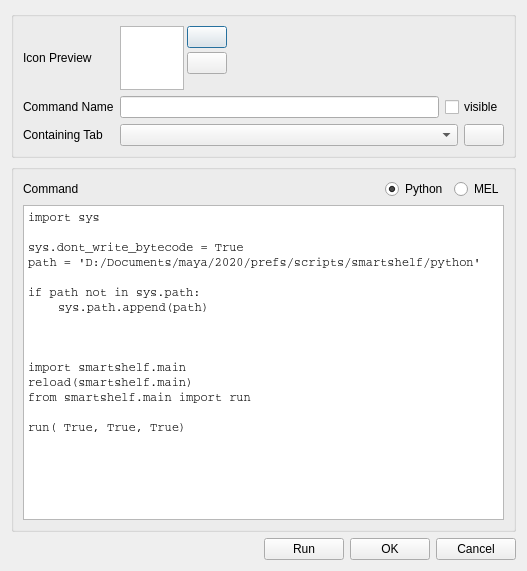
<?xml version="1.0" encoding="UTF-8"?>
<ui version="4.0">
 <class>iconCreationDialog</class>
 <widget class="QDialog" name="iconCreationDialog">
  <property name="geometry">
   <rect>
    <x>0</x>
    <y>0</y>
    <width>527</width>
    <height>571</height>
   </rect>
  </property>
  <property name="windowTitle">
   <string>Dialog</string>
  </property>
  <layout class="QVBoxLayout" name="verticalLayout">
   <item>
    <widget class="QGroupBox" name="groupBox">
     <property name="sizePolicy">
      <sizepolicy hsizetype="Preferred" vsizetype="Maximum">
       <horstretch>0</horstretch>
       <verstretch>0</verstretch>
      </sizepolicy>
     </property>
     <property name="title">
      <string/>
     </property>
     <layout class="QHBoxLayout" name="horizontalLayout">
      <property name="spacing">
       <number>6</number>
      </property>
      <property name="leftMargin">
       <number>9</number>
      </property>
      <property name="topMargin">
       <number>9</number>
      </property>
      <property name="rightMargin">
       <number>9</number>
      </property>
      <property name="bottomMargin">
       <number>9</number>
      </property>
      <item>
       <layout class="QFormLayout" name="formLayout">
        <item row="0" column="0">
         <widget class="QLabel" name="iconPreviewLabel">
          <property name="sizePolicy">
           <sizepolicy hsizetype="Preferred" vsizetype="Expanding">
            <horstretch>0</horstretch>
            <verstretch>0</verstretch>
           </sizepolicy>
          </property>
          <property name="text">
           <string>Icon Preview</string>
          </property>
         </widget>
        </item>
        <item row="0" column="1">
         <widget class="QWidget" name="iconPreviewWidget" native="true">
          <layout class="QHBoxLayout" name="horizontalLayout_6">
           <property name="spacing">
            <number>0</number>
           </property>
           <property name="leftMargin">
            <number>0</number>
           </property>
           <property name="topMargin">
            <number>0</number>
           </property>
           <property name="rightMargin">
            <number>0</number>
           </property>
           <property name="bottomMargin">
            <number>0</number>
           </property>
           <item>
            <layout class="QHBoxLayout" name="horizontalLayout_3">
             <property name="spacing">
              <number>3</number>
             </property>
             <item>
              <widget class="IconThumbnail" name="iconThumbnail">
               <property name="sizePolicy">
                <sizepolicy hsizetype="Expanding" vsizetype="Expanding">
                 <horstretch>0</horstretch>
                 <verstretch>0</verstretch>
                </sizepolicy>
               </property>
               <property name="minimumSize">
                <size>
                 <width>64</width>
                 <height>64</height>
                </size>
               </property>
               <property name="maximumSize">
                <size>
                 <width>64</width>
                 <height>64</height>
                </size>
               </property>
              </widget>
             </item>
             <item>
              <layout class="QVBoxLayout" name="verticalLayout_5">
               <property name="spacing">
                <number>0</number>
               </property>
               <item>
                <widget class="FlatButton" name="browseFolderButton">
                 <property name="text">
                  <string/>
                 </property>
                 <property name="icon">
                  <iconset resource="../resource/resource.qrc">
                   <normaloff>:/icon/changeDirectory.png</normaloff>:/icon/changeDirectory.png</iconset>
                 </property>
                 <property name="iconSize">
                  <size>
                   <width>14</width>
                   <height>16</height>
                  </size>
                 </property>
                </widget>
               </item>
               <item>
                <spacer name="verticalSpacer_2">
                 <property name="orientation">
                  <enum>Qt::Vertical</enum>
                 </property>
                 <property name="sizeType">
                  <enum>QSizePolicy::Fixed</enum>
                 </property>
                 <property name="sizeHint" stdset="0">
                  <size>
                   <width>20</width>
                   <height>4</height>
                  </size>
                 </property>
                </spacer>
               </item>
               <item>
                <widget class="FlatButton" name="pushButton_8">
                 <property name="text">
                  <string/>
                 </property>
                 <property name="icon">
                  <iconset resource="../resource/resource.qrc">
                   <normaloff>:/icon/changeCollection.png</normaloff>:/icon/changeCollection.png</iconset>
                 </property>
                 <property name="iconSize">
                  <size>
                   <width>14</width>
                   <height>16</height>
                  </size>
                 </property>
                </widget>
               </item>
               <item>
                <widget class="QWidget" name="widget" native="true"/>
               </item>
              </layout>
             </item>
             <item>
              <spacer name="horizontalSpacer_3">
               <property name="orientation">
                <enum>Qt::Horizontal</enum>
               </property>
               <property name="sizeHint" stdset="0">
                <size>
                 <width>40</width>
                 <height>20</height>
                </size>
               </property>
              </spacer>
             </item>
            </layout>
           </item>
          </layout>
         </widget>
        </item>
        <item row="1" column="0">
         <widget class="QLabel" name="shortcutNameLabel_2">
          <property name="text">
           <string>Command Name</string>
          </property>
         </widget>
        </item>
        <item row="1" column="1">
         <widget class="QWidget" name="shortcutNameWidget" native="true">
          <layout class="QHBoxLayout" name="horizontalLayout_2">
           <property name="leftMargin">
            <number>0</number>
           </property>
           <property name="topMargin">
            <number>0</number>
           </property>
           <property name="rightMargin">
            <number>0</number>
           </property>
           <property name="bottomMargin">
            <number>0</number>
           </property>
           <item>
            <widget class="QLineEdit" name="nameEdit"/>
           </item>
           <item>
            <widget class="QCheckBox" name="checkBox">
             <property name="text">
              <string>visible</string>
             </property>
            </widget>
           </item>
          </layout>
         </widget>
        </item>
        <item row="2" column="0">
         <widget class="QLabel" name="containingTabLabel_2">
          <property name="text">
           <string>Containing Tab</string>
          </property>
         </widget>
        </item>
        <item row="2" column="1">
         <widget class="QWidget" name="containingTabWidget" native="true">
          <layout class="QHBoxLayout" name="horizontalLayout_8">
           <property name="leftMargin">
            <number>0</number>
           </property>
           <property name="topMargin">
            <number>0</number>
           </property>
           <property name="rightMargin">
            <number>0</number>
           </property>
           <property name="bottomMargin">
            <number>0</number>
           </property>
           <item>
            <layout class="QHBoxLayout" name="horizontalLayout_7">
             <item>
              <widget class="QComboBox" name="containingTabComboBox">
               <property name="sizePolicy">
                <sizepolicy hsizetype="Expanding" vsizetype="Fixed">
                 <horstretch>0</horstretch>
                 <verstretch>0</verstretch>
                </sizepolicy>
               </property>
              </widget>
             </item>
             <item>
              <widget class="FlatButton" name="addTabButton">
               <property name="sizePolicy">
                <sizepolicy hsizetype="Minimum" vsizetype="Fixed">
                 <horstretch>0</horstretch>
                 <verstretch>0</verstretch>
                </sizepolicy>
               </property>
               <property name="text">
                <string/>
               </property>
               <property name="icon">
                <iconset resource="../resource/resource.qrc">
                 <normaloff>:/icon/plus.png</normaloff>:/icon/plus.png</iconset>
               </property>
              </widget>
             </item>
            </layout>
           </item>
          </layout>
         </widget>
        </item>
       </layout>
      </item>
     </layout>
    </widget>
   </item>
   <item>
    <widget class="QGroupBox" name="groupBox_2">
     <property name="title">
      <string/>
     </property>
     <layout class="QVBoxLayout" name="verticalLayout_4">
      <item>
       <layout class="QHBoxLayout" name="horizontalLayout_4">
        <item>
         <widget class="QLabel" name="label_2">
          <property name="text">
           <string>Command</string>
          </property>
         </widget>
        </item>
        <item>
         <spacer name="horizontalSpacer">
          <property name="orientation">
           <enum>Qt::Horizontal</enum>
          </property>
          <property name="sizeHint" stdset="0">
           <size>
            <width>40</width>
            <height>20</height>
           </size>
          </property>
         </spacer>
        </item>
        <item>
         <widget class="QRadioButton" name="pythonButton">
          <property name="text">
           <string>Python</string>
          </property>
          <property name="checked">
           <bool>true</bool>
          </property>
         </widget>
        </item>
        <item>
         <widget class="QRadioButton" name="melButton">
          <property name="text">
           <string>MEL</string>
          </property>
         </widget>
        </item>
       </layout>
      </item>
      <item>
       <widget class="CodePlainTextEdit" name="codeTextEdit">
        <property name="font">
         <font>
          <family>Courier</family>
          <pointsize>9</pointsize>
         </font>
        </property>
        <property name="lineWrapMode">
         <enum>QPlainTextEdit::NoWrap</enum>
        </property>
        <property name="plainText">
         <string>import sys

sys.dont_write_bytecode = True
path = 'D:/Documents/maya/2020/prefs/scripts/smartshelf/python'

if path not in sys.path:
	sys.path.append(path)



import smartshelf.main
reload(smartshelf.main)
from smartshelf.main import run

run( True, True, True)</string>
        </property>
        <property name="tabStopWidth">
         <number>30</number>
        </property>
       </widget>
      </item>
     </layout>
    </widget>
   </item>
   <item>
    <layout class="QHBoxLayout" name="horizontalLayout_5">
     <item>
      <spacer name="horizontalSpacer_2">
       <property name="orientation">
        <enum>Qt::Horizontal</enum>
       </property>
       <property name="sizeHint" stdset="0">
        <size>
         <width>40</width>
         <height>20</height>
        </size>
       </property>
      </spacer>
     </item>
     <item>
      <widget class="QPushButton" name="runButton">
       <property name="text">
        <string>Run</string>
       </property>
      </widget>
     </item>
     <item>
      <widget class="QPushButton" name="okButton">
       <property name="text">
        <string>OK</string>
       </property>
      </widget>
     </item>
     <item>
      <widget class="QPushButton" name="cancelButton">
       <property name="text">
        <string>Cancel</string>
       </property>
      </widget>
     </item>
    </layout>
   </item>
  </layout>
 </widget>
 <customwidgets>
  <customwidget>
   <class>FlatButton</class>
   <extends>QPushButton</extends>
   <header>smartshelf.component.flatbutton.h</header>
  </customwidget>
  <customwidget>
   <class>IconThumbnail</class>
   <extends>QGraphicsView</extends>
   <header>smartshelf.component.iconthumbnail.h</header>
  </customwidget>
  <customwidget>
   <class>CodePlainTextEdit</class>
   <extends>QPlainTextEdit</extends>
   <header>smartshelf.component.codeplaintextedit.h</header>
  </customwidget>
 </customwidgets>
 <resources>
  <include location="../resource/resource.qrc"/>
 </resources>
 <connections>
  <connection>
   <sender>okButton</sender>
   <signal>clicked()</signal>
   <receiver>iconCreationDialog</receiver>
   <slot>accept()</slot>
   <hints>
    <hint type="sourcelabel">
     <x>263</x>
     <y>520</y>
    </hint>
    <hint type="destinationlabel">
     <x>263</x>
     <y>285</y>
    </hint>
   </hints>
  </connection>
  <connection>
   <sender>cancelButton</sender>
   <signal>clicked()</signal>
   <receiver>iconCreationDialog</receiver>
   <slot>reject()</slot>
   <hints>
    <hint type="sourcelabel">
     <x>391</x>
     <y>520</y>
    </hint>
    <hint type="destinationlabel">
     <x>263</x>
     <y>285</y>
    </hint>
   </hints>
  </connection>
 </connections>
</ui>
